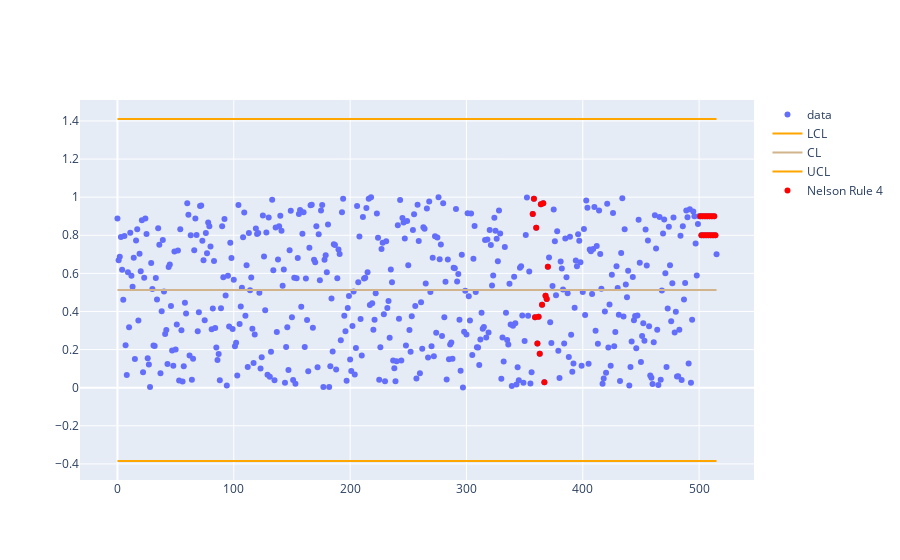

Notebook code cell kept with this figure:
### Code cell
self.plot()

### Figure 1 — Plotly figure (JSON) as saved in the notebook; plotly's stock layout.template omitted (floating-point values rounded to 4 significant figures; data arrays with more than 128 entries replaced by an {"elided": "..."} marker saying what was removed)
{"data": [{"mode": "markers", "name": "data", "type": "scatter", "x": {"elided": "516 int values"}, "y": {"elided": "516 float values"}}, {"marker": {"color": "orange"}, "name": "LCL", "type": "scatter", "x": {"elided": "516 int values"}, "y": {"elided": "516 float values"}}, {"marker": {"color": "tan"}, "name": "CL", "type": "scatter", "x": {"elided": "516 int values"}, "y": {"elided": "516 float values"}}, {"marker": {"color": "orange"}, "name": "UCL", "type": "scatter", "x": {"elided": "516 int values"}, "y": {"elided": "516 float values"}}, {"marker": {"color": "red"}, "mode": "markers", "name": "Nelson Rule 4", "type": "scatter", "x": [357, 358, 359, 360, 361, 362, 363, 364, 365, 366, 367, 368, 369, 370, 501, 502, 503, 504, 505, 506, 507, 508, 509, 510, 511, 512, 513, 514], "y": [0.9119, 0.9917, 0.3702, 0.8397, 0.2322, 0.373, 0.1781, 0.9632, 0.4351, 0.9675, 0.02814, 0.4826, 0.4661, 0.6342, 0.9, 0.8, 0.9, 0.8, 0.9, 0.8, 0.9, 0.8, 0.9, 0.8, 0.9, 0.8, 0.9, 0.8]}], "layout": {}}
